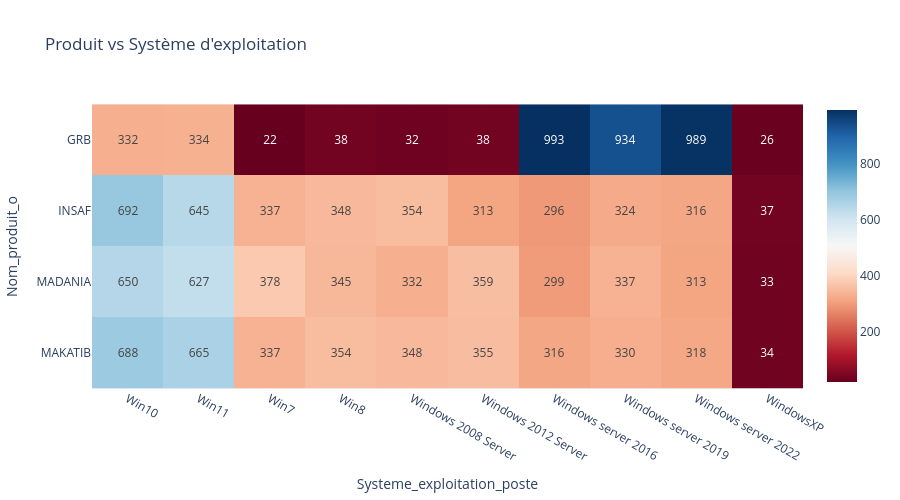

This figure's notebook cell:
### Code cell
import plotly.express as px
kpi_os = pd.crosstab(df["Nom_produit_o"], df["Systeme_exploitation_poste"])

fig = px.imshow(
    kpi_os,
    text_auto=True,
    color_continuous_scale="RdBu",
    title="Produit vs Système d'exploitation"
)

fig.update_layout(height=500)
fig.show()

### Figure 1 — Plotly figure (JSON) as saved in the notebook; plotly's stock layout.template omitted (floating-point values rounded to 4 significant figures)
{"data": [{"coloraxis": "coloraxis", "hovertemplate": "Systeme_exploitation_poste: %{x}<br>Nom_produit_o: %{y}<br>color: %{z}<extra></extra>", "name": "0", "texttemplate": "%{z}", "type": "heatmap", "x": ["Win10", "Win11", "Win7", "Win8", "Windows 2008 Server", "Windows 2012 Server", "Windows server 2016", "Windows server 2019", "Windows server 2022", "WindowsXP"], "xaxis": "x", "y": ["GRB", "INSAF", "MADANIA", "MAKATIB"], "yaxis": "y", "z": [[332, 334, 22, 38, 32, 38, 993, 934, 989, 26], [692, 645, 337, 348, 354, 313, 296, 324, 316, 37], [650, 627, 378, 345, 332, 359, 299, 337, 313, 33], [688, 665, 337, 354, 348, 355, 316, 330, 318, 34]]}], "layout": {"coloraxis": {"colorscale": [[0, "rgb(103,0,31)"], [0.1, "rgb(178,24,43)"], [0.2, "rgb(214,96,77)"], [0.3, "rgb(244,165,130)"], [0.4, "rgb(253,219,199)"], [0.5, "rgb(247,247,247)"], [0.6, "rgb(209,229,240)"], [0.7, "rgb(146,197,222)"], [0.8, "rgb(67,147,195)"], [0.9, "rgb(33,102,172)"], [1, "rgb(5,48,97)"]]}, "height": 500, "title": {"text": "Produit vs Système d'exploitation"}, "xaxis": {"anchor": "y", "constrain": "domain", "domain": [0, 1], "scaleanchor": "y", "title": {"text": "Systeme_exploitation_poste"}}, "yaxis": {"anchor": "x", "autorange": "reversed", "constrain": "domain", "domain": [0, 1], "title": {"text": "Nom_produit_o"}}}}
